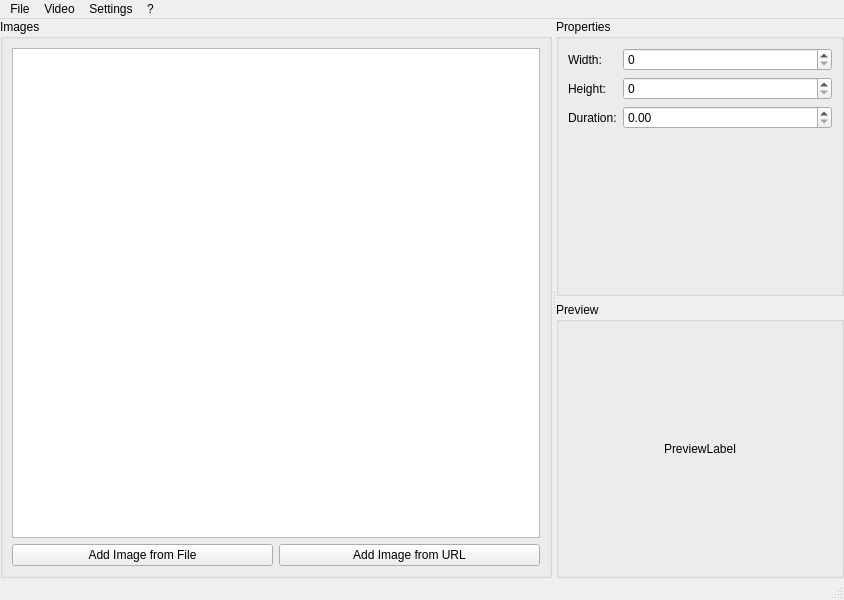
<?xml version="1.0" encoding="UTF-8"?>
<ui version="4.0">
 <class>MainWindow</class>
 <widget class="QMainWindow" name="MainWindow">
  <property name="geometry">
   <rect>
    <x>0</x>
    <y>0</y>
    <width>844</width>
    <height>600</height>
   </rect>
  </property>
  <property name="windowTitle">
   <string notr="true">jdAnimatedImageEditor</string>
  </property>
  <widget class="QWidget" name="centralwidget">
   <layout class="QVBoxLayout" name="verticalLayout_4">
    <property name="spacing">
     <number>0</number>
    </property>
    <property name="leftMargin">
     <number>0</number>
    </property>
    <property name="topMargin">
     <number>0</number>
    </property>
    <property name="rightMargin">
     <number>0</number>
    </property>
    <property name="bottomMargin">
     <number>0</number>
    </property>
    <item>
     <widget class="QSplitter" name="splitter">
      <property name="orientation">
       <enum>Qt::Horizontal</enum>
      </property>
      <widget class="QGroupBox" name="groupBox">
       <property name="title">
        <string>Images</string>
       </property>
       <layout class="QVBoxLayout" name="verticalLayout">
        <item>
         <widget class="QTableWidget" name="image_table">
          <property name="dragEnabled">
           <bool>false</bool>
          </property>
          <property name="dragDropOverwriteMode">
           <bool>true</bool>
          </property>
          <property name="dragDropMode">
           <enum>QAbstractItemView::InternalMove</enum>
          </property>
          <property name="selectionBehavior">
           <enum>QAbstractItemView::SelectRows</enum>
          </property>
          <property name="columnCount">
           <number>3</number>
          </property>
          <attribute name="horizontalHeaderVisible">
           <bool>false</bool>
          </attribute>
          <column/>
          <column/>
          <column/>
         </widget>
        </item>
        <item>
         <layout class="QHBoxLayout" name="horizontalLayout">
          <item>
           <widget class="QPushButton" name="image_add_file_button">
            <property name="text">
             <string>Add Image from File</string>
            </property>
           </widget>
          </item>
          <item>
           <widget class="QPushButton" name="image_add_url_button">
            <property name="text">
             <string>Add Image from URL</string>
            </property>
           </widget>
          </item>
         </layout>
        </item>
       </layout>
      </widget>
      <widget class="QWidget" name="verticalLayoutWidget">
       <layout class="QVBoxLayout" name="verticalLayout_3">
        <item>
         <widget class="QGroupBox" name="groupBox_3">
          <property name="title">
           <string>Properties</string>
          </property>
          <layout class="QFormLayout" name="formLayout">
           <item row="0" column="0">
            <widget class="QLabel" name="label">
             <property name="text">
              <string>Width:</string>
             </property>
            </widget>
           </item>
           <item row="0" column="1">
            <widget class="QSpinBox" name="width_spin_box">
             <property name="maximum">
              <number>999999999</number>
             </property>
            </widget>
           </item>
           <item row="1" column="0">
            <widget class="QLabel" name="label_2">
             <property name="text">
              <string>Height:</string>
             </property>
            </widget>
           </item>
           <item row="1" column="1">
            <widget class="QSpinBox" name="height_spin_box">
             <property name="maximum">
              <number>999999999</number>
             </property>
            </widget>
           </item>
           <item row="2" column="0">
            <widget class="QLabel" name="label_3">
             <property name="text">
              <string>Duration:</string>
             </property>
            </widget>
           </item>
           <item row="2" column="1">
            <widget class="QDoubleSpinBox" name="duration_spin_box"/>
           </item>
          </layout>
         </widget>
        </item>
        <item>
         <widget class="QGroupBox" name="groupBox_2">
          <property name="title">
           <string>Preview</string>
          </property>
          <layout class="QVBoxLayout" name="verticalLayout_2">
           <property name="leftMargin">
            <number>0</number>
           </property>
           <property name="topMargin">
            <number>0</number>
           </property>
           <property name="rightMargin">
            <number>0</number>
           </property>
           <property name="bottomMargin">
            <number>0</number>
           </property>
           <item>
            <widget class="QLabel" name="preview_label">
             <property name="text">
              <string notr="true">PreviewLabel</string>
             </property>
             <property name="scaledContents">
              <bool>true</bool>
             </property>
             <property name="alignment">
              <set>Qt::AlignCenter</set>
             </property>
             <property name="wordWrap">
              <bool>true</bool>
             </property>
            </widget>
           </item>
          </layout>
         </widget>
        </item>
       </layout>
      </widget>
     </widget>
    </item>
   </layout>
  </widget>
  <widget class="QMenuBar" name="menubar">
   <property name="geometry">
    <rect>
     <x>0</x>
     <y>0</y>
     <width>844</width>
     <height>21</height>
    </rect>
   </property>
   <widget class="QMenu" name="menuFile">
    <property name="title">
     <string>File</string>
    </property>
    <widget class="QMenu" name="recent_files_menu">
     <property name="statusTip">
      <string/>
     </property>
     <property name="title">
      <string>Recent Files</string>
     </property>
     <property name="icon">
      <iconset theme="document-open-recent">
       <normaloff>.</normaloff>.</iconset>
     </property>
     <addaction name="actionPlaceholder"/>
    </widget>
    <addaction name="new_action"/>
    <addaction name="separator"/>
    <addaction name="open_action"/>
    <addaction name="recent_files_menu"/>
    <addaction name="separator"/>
    <addaction name="save_action"/>
    <addaction name="save_as_action"/>
    <addaction name="separator"/>
    <addaction name="exit_action"/>
   </widget>
   <widget class="QMenu" name="menuSettings">
    <property name="title">
     <string>Settings</string>
    </property>
    <addaction name="settings_action"/>
   </widget>
   <widget class="QMenu" name="menu">
    <property name="title">
     <string notr="true">?</string>
    </property>
    <addaction name="view_source_action"/>
    <addaction name="report_bug_action"/>
    <addaction name="translate_action"/>
    <addaction name="donate_action"/>
    <addaction name="separator"/>
    <addaction name="about_action"/>
    <addaction name="about_qt_action"/>
   </widget>
   <widget class="QMenu" name="menuVideo">
    <property name="title">
     <string>Video</string>
    </property>
    <addaction name="import_video_action"/>
    <addaction name="export_video_action"/>
   </widget>
   <addaction name="menuFile"/>
   <addaction name="menuVideo"/>
   <addaction name="menuSettings"/>
   <addaction name="menu"/>
  </widget>
  <widget class="QStatusBar" name="statusbar"/>
  <action name="new_action">
   <property name="icon">
    <iconset theme="document-new">
     <normaloff>.</normaloff>.</iconset>
   </property>
   <property name="text">
    <string>New</string>
   </property>
   <property name="statusTip">
    <string/>
   </property>
  </action>
  <action name="open_action">
   <property name="icon">
    <iconset theme="document-open">
     <normaloff>.</normaloff>.</iconset>
   </property>
   <property name="text">
    <string>Open</string>
   </property>
   <property name="statusTip">
    <string/>
   </property>
  </action>
  <action name="save_action">
   <property name="icon">
    <iconset theme="document-save">
     <normaloff>.</normaloff>.</iconset>
   </property>
   <property name="text">
    <string>Save</string>
   </property>
  </action>
  <action name="save_as_action">
   <property name="icon">
    <iconset theme="document-save-as">
     <normaloff>.</normaloff>.</iconset>
   </property>
   <property name="text">
    <string>Save As...</string>
   </property>
  </action>
  <action name="exit_action">
   <property name="icon">
    <iconset theme="application-exit">
     <normaloff>.</normaloff>.</iconset>
   </property>
   <property name="text">
    <string>Exit</string>
   </property>
  </action>
  <action name="actionPlaceholder">
   <property name="text">
    <string notr="true">Placeholder</string>
   </property>
  </action>
  <action name="about_action">
   <property name="text">
    <string>About</string>
   </property>
  </action>
  <action name="about_qt_action">
   <property name="text">
    <string>About Qt</string>
   </property>
  </action>
  <action name="settings_action">
   <property name="text">
    <string>Settings</string>
   </property>
  </action>
  <action name="import_video_action">
   <property name="text">
    <string>Import Video</string>
   </property>
  </action>
  <action name="export_video_action">
   <property name="text">
    <string>Export Video</string>
   </property>
  </action>
  <action name="view_source_action">
   <property name="text">
    <string>View Source</string>
   </property>
  </action>
  <action name="report_bug_action">
   <property name="text">
    <string>Report Bug</string>
   </property>
  </action>
  <action name="translate_action">
   <property name="text">
    <string>Translate</string>
   </property>
  </action>
  <action name="donate_action">
   <property name="text">
    <string>Donate</string>
   </property>
  </action>
 </widget>
 <resources/>
 <connections/>
</ui>
